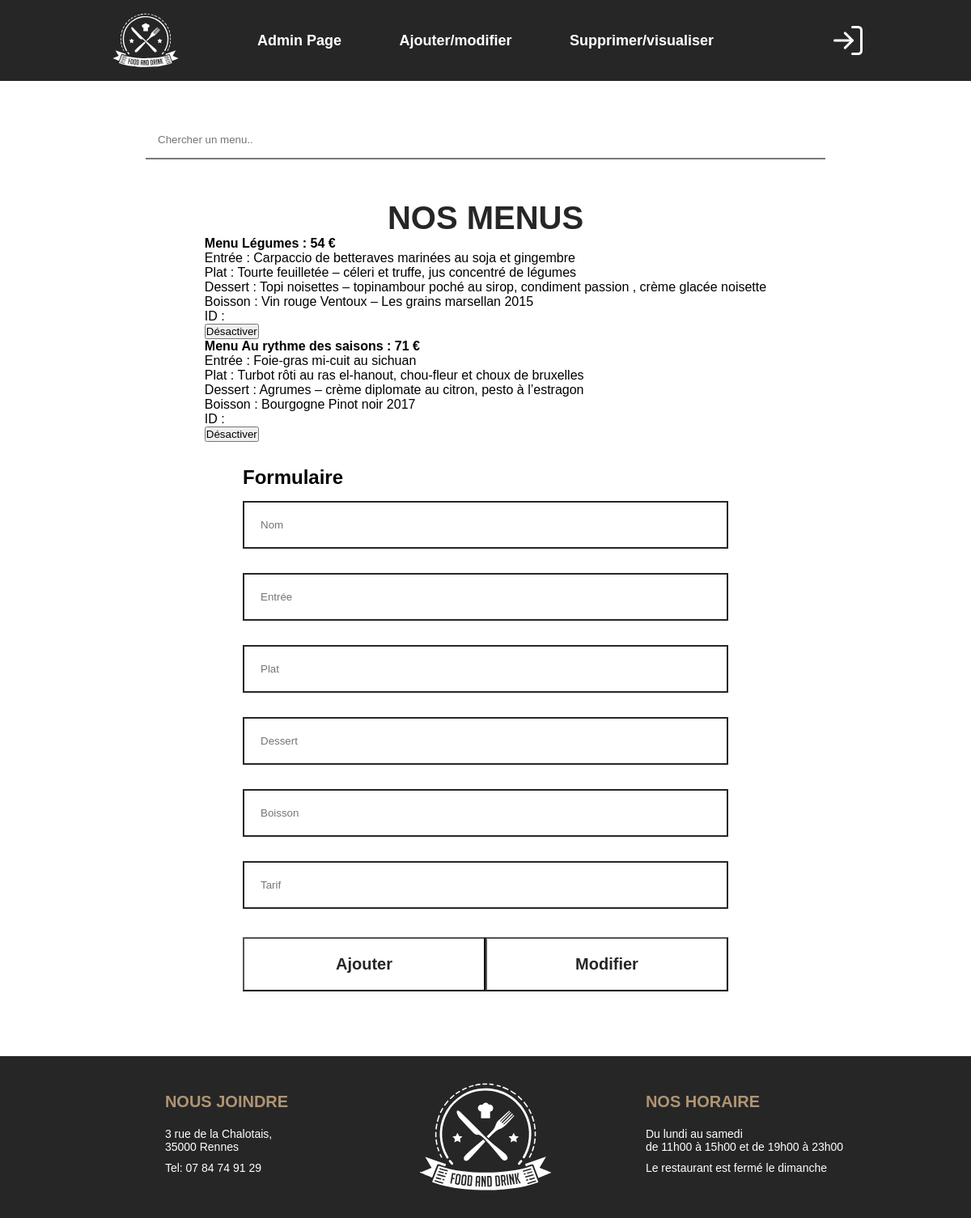
Screenshot of /administration/administration.php with the database file from the repository.
### tables this page shows
CREATE TABLE IF NOT EXISTS `menu` (
  `nom` text NOT NULL,
  `entrée` text NOT NULL,
  `plat` text NOT NULL,
  `dessert` text NOT NULL,
  `boisson` text NOT NULL,
  `tarif` float NOT NULL,
  `actif` int NOT NULL
);

### administration/administration.php (the view, shortened to what this page needs)
<!DOCTYPE html>
<html lang="en">
<?php include '../basedonéesite.php'; ?>
<head>
    <link rel="stylesheet" href="style.css">
</head>
<body>
    <header>
        <nav>
            <div class="logo" id="head">
                <img src="./img/food-and-drink.svg" alt="">
            </div>
            <div class="admin_header">
                <ul>
                    <a href="index.html">
                        <li>Admin Page</li>
                    </a>
                    <a href="#">
                        <li>Ajouter/modifier</li>
                    </a>
                    <a href="#">
                        <li>Supprimer/visualiser</li>
                    </a>
                </ul>
            </div>
            <div class="log-in">
                <img src="./img/log-in.svg" alt="">
            </div>
        </nav>
    </header>
    <section class="change_admin_page">
        <div class="flex_center search_bar">
            <input id="searchbar" onkeyup="search_menu()" type="text"
            name="search" placeholder="Chercher un menu..">
        </div>
        <div class="flex_center admin_change">
            <h2>NOS MENUS</h2>
        </div>
        <div class="MenuAffiche">
        <?php
         $st = $dbb->prepare("select * from menu");
         $st->execute();
         $data = $st->fetchAll();
         foreach ($data as $record) {
             $id = $record['id'];
             $nom = $record['nom'];
             $tarif = $record['tarif'];
             $entrée = $record['entrée'];
             $plat = $record['plat'];
             $dessert = $record['dessert'];
             $boisson = $record['boisson'];
             echo "<h4><span class='menunom color'> Menu $nom : $tarif €</h4>";
             echo "<li class='color'><span class='menutitre color'> Entrée : " . "<span class='menuligne color'>$entrée</li>";
             echo "<li class='color'><span class='menutitre color'> Plat : " . "<span class='menuligne color'>$plat</li>";
             echo "<li class='color'><span class='menutitre color'> Dessert : " . "<span class='menuligne color'>$dessert</li>";
             echo "<li class='color'><span class='menutitre color'> Boisson : " . "<span class='menuligne color'>$boisson</li>";
             echo "<li class='color'><span class='menutitre color'> ID : " . "<span class='menuligne color'>$id</li>";
             echo "<button class='btn_supr' type='submit'method='desac'>Désactiver</button>";
         }
         ?>
        </div>
        <div class="formulaire">
            <div>
                <h1>Formulaire</h1>
            </div>
            <form action="ajouter.php"  method='POST'>
                <div class="bloc_forme" id="bloc_nom">
                  <input class="bloc_form" type="text" id="nom" name="menu_nom" placeholder="Nom">
                </div>
                <div class="bloc_forme" id="bloc_entree">
                  <input class="bloc_form" type="Text" id="entree" name="menu_entree" placeholder="Entrée">
                </div>
                <div class="bloc_forme" id="bloc_plat">
                    <input class="bloc_form" type="text" id="plat" name="menu_plat" placeholder="Plat">
                  </div>
                <div class="bloc_forme" id="bloc_dessert">
                    <input class="bloc_form" type="Text" id="dessert" name="menu_dessert" placeholder="Dessert">
                </div>
                <div class="bloc_forme" id="bloc_boisson">
                    <input class="bloc_form" type="text" id="boisson" name="menu_boisson" placeholder="Boisson">
                </div>
                <div class="bloc_forme" id="bloc_tarif">
                    <input class="bloc_form" type="Text" id="tarif" name="menu_tarif" placeholder="Tarif">
                </div>
                <div class="bloc_forme buttons">
                    <button class="btn btn_admin" type="submit">Ajouter</button>
                    <button class="btn btn_admin" type="submit">Modifier</button>
                </div>
              </form>
        </div>
    </section>
    <footer class="flex_center">
        <div class="container">
            <div class="bloc nous_joindre">
                <div>
                    <h3>NOUS JOINDRE</h3>
                    <div class="text_footer">
                        <p>3 rue de la Chalotais,<br/>35000 Rennes</p>
                        <p>Tel: 07 84 74 91 29</p>
                    </div>
                </div>
            </div>
            <div class="bloc logo">
                <img src="./img/food-and-drink.svg" alt="">
            </div>
            <div class="bloc nos_horaire">
                <div>
                    <h3>NOS HORAIRE</h3>
                    <div class="text_footer">
                        <p>Du lundi au samedi<br/>de 11h00 à 15h00 et de 19h00 à 23h00</p>
                        <p>Le restaurant est fermé le dimanche</p>
                    </div>
                </div>
            </div>
        </div>
    </footer>
</body>
</html>

### administration/style.css (style rules this page uses)
* { margin: 0; padding: 0; list-style: none; text-decoration: none; color: black; font-family: Arial, Helvetica, sans-serif; box-sizing: border-box; }
.container { display: flex; justify-content: center; }
header { background-color: #262626; display: flex; justify-content: center; }
nav { display: flex; align-items: center; padding-left: 70px; padding-right: 70px; width: 90%; height: 100px; }
ul { display: flex; justify-content: space-between; width: 100%; }
li { color: white; }
.logo { height: 100%; }
.logo img { height: 100%; }
#head { width: 20%; }
.log-in { display: flex; justify-content: right; width: 20%; }
.admin_header { width: 60%; display: flex; justify-content: left; }
.admin_header ul a li { font-size: 18px; font-weight: 700; }
.flex_center { display: flex; justify-content: center; }
.change_admin_page { display: flex; flex-direction: column; align-items: center; }
.change_admin_page .search_bar { width: 70%; margin: 50px; }
#searchbar { outline: 0; border-width: 0 0 2px; border-color: #262626; width: 100%; padding: 15px; }
.admin_change { flex-direction: column; height: 100%; }
.admin_change h2 { color: #262626; font-size: 40px; }
.formulaire { width: 50%; margin-top: 30px; margin-bottom: 80px; }
.bloc_form { width: 100%; margin: 15px 0px; padding: 20px 20px; border-radius: 0px; background-color: white; border-color: #262626; border-style: solid; }
.buttons { margin-top: 20px; display: flex; justify-content: space-between; }
.btn { width: 100%; border-radius: 0px; color: #262626; background-color: white; cursor: pointer; transition-duration: 0.4s; }
.btn_admin { width: 100%; padding: 20px 10px; font-weight: 600; font-size: 20px; }
footer { background-color: #262626; height: 200px; }
.container { width: 80%; display: flex; align-items: center; justify-content: space-around; }
h3 { margin-bottom: 20px; color: #B19472; font-size: 20px; }
.container .bloc { width: 300px; display: flex; align-items: center; justify-content: start; flex-direction: column; }
.text_footer p { margin-bottom: 10px; font-size: 14px; color: white; }

### rows the page displays
menu: nom "Légumes", tarif "54", entrée "Carpaccio de betteraves marinées au soja et gingembre", plat "Tourte feuilletée – céleri et truffe, jus concentré de légumes", dessert "Topi noisettes – topinambour poché au sirop, condiment passion , crème glacée noisette", boisson "Vin rouge Ventoux – Les grains marsellan 2015"
menu: nom "Au rythme des saisons", tarif "71", entrée "Foie-gras mi-cuit au sichuan", plat "Turbot rôti au ras el-hanout, chou-fleur et choux de bruxelles", dessert "Agrumes – crème diplomate au citron, pesto à l’estragon", boisson "Bourgogne Pinot noir 2017"
